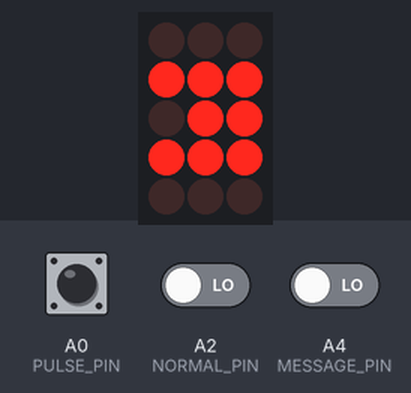
Bench run of a sketch on a simulated Arduino Uno, built with avr-gcc and run on an emulated ATmega328P. Parts: 3×5 LED matrix. Wiring (inferred from the names in the program): LED matrix (orientation assumed): rows pin 11, pin 10, pin 9, pin 8, pin 7; columns pin 4, pin 5, pin 6. Inputs (shaded band) come from the test bench; at power-on: A2 (NORMAL_PIN) LOW, A0 (PULSE_PIN) LOW, A4 (MESSAGE_PIN) LOW.

Above: at 1.2 s.
At 7.4 s:
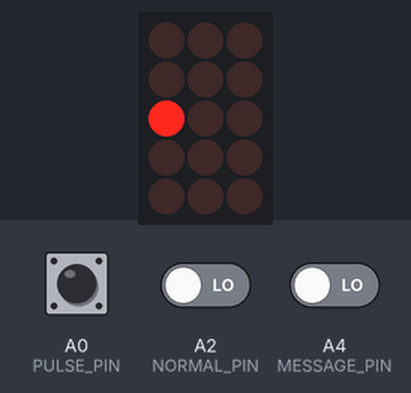
7.5 s: A2 (NORMAL_PIN) driven HIGH
At 11.2 s:
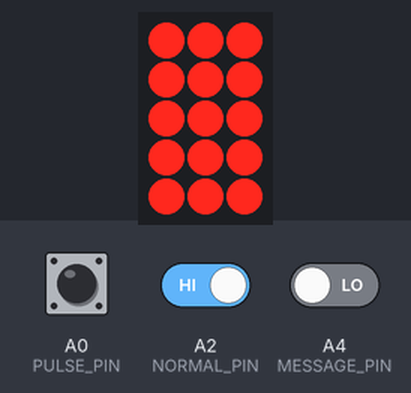
11.7 s: A0 (PULSE_PIN) pulled HIGH for 3 s
At 12.1 s:
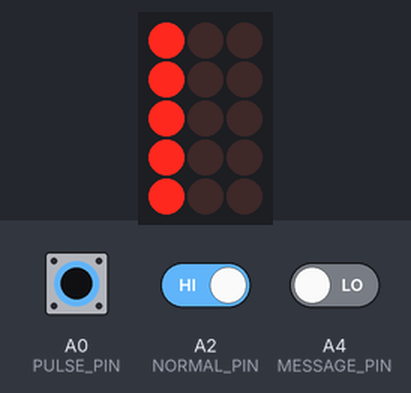
16.2 s: A2 (NORMAL_PIN) driven LOW and A4 (MESSAGE_PIN) driven HIGH
At 18.2 s:
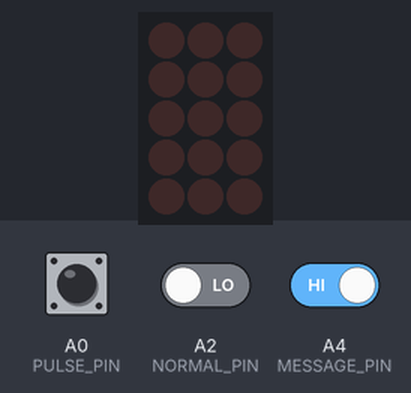
Timing chart, 0 to 19.7 s (numbered marks = the images above; inputs shaded):
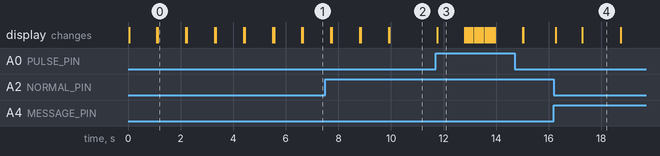

The sketch:

nessa_heart_lamp.ino
```cpp
// grid display
const int rows[5]  = { 11, 10, 9, 8, 7 };
const int cols[5]  = { 2, 6, 4, 5, 3 };

// mode of operation. changes on button press
enum mode_t {
  pulse,
  normal,
  message
};
mode_t mode = pulse;

// buttons to change mode
const int PULSE_PIN   = A0;
const int NORMAL_PIN  = A2;
const int MESSAGE_PIN = A4;

void setup()
{
  // grid
  for (int i = 0; i < 5; ++i)
  {
    pinMode(rows[i], OUTPUT);
    pinMode(cols[i], OUTPUT);
  }

  // modes
  pinMode(PULSE_PIN, INPUT);
  pinMode(NORMAL_PIN, INPUT);
  pinMode(MESSAGE_PIN, INPUT);
}

void loop()
{
  readSensors();
  refreshLEDs();
}

void readSensors()
{
  // read buttons to update mode
  if (digitalRead(PULSE_PIN)) { mode = pulse; }
  else if (digitalRead(NORMAL_PIN)) { mode = normal; }
  else if (digitalRead(MESSAGE_PIN)) { mode = message; }
}

void refreshLEDs()
{
  if (mode == pulse) { pulseLEDs(); }
  else if (mode == normal) { normalLEDs(); }
  else if (mode == message) { messageLEDs(); }

}

void pulseLEDs()
{
  // pulse from origin (LED #12)
  int ring1[1] = {12};
  lightLEDs(ring1, 1);
  delay(100);

  int ring2[8] = {6, 7, 8, 11, 13, 16, 17, 18};
  lightLEDs(ring2, 8);
  delay(100);

  int ring3[16] = {0, 1, 2, 3, 4, 5, 9, 10, 14, 15, 19, 20, 21, 22, 23, 24};
  lightLEDs(ring3, 16);
  delay(100);
}

void normalLEDs()
{
  // turn on all lights
  for (int r = 0; r < 5; r++)
  {
    digitalWrite(rows[r], HIGH);
  }

  for (int c = 0; c < 5; c++)
  {
    digitalWrite(cols[c], LOW);
  }
}

void messageLEDs()
{
  // '~' = smiley face
  String msg = "I LOVE YOU~";
  for (int i = 0; i < msg.length(); i++)
  {
    writeLetter(msg[i]);
    delay(250);
  }
}

// made for 5x5 grid numbered as
// 0  1  2  3  4
// 5  6  7  8  9
// 10 11 12 13 14
// 15 16 17 18 19
// 20 21 22 23 24
void lightLEDs(int nums[], int len)
{

  // repeat to display letter for 1 sec
  for(int i = millis(); millis() - i < 1000;)
  {

    // light each individual LED in list
    for (int i = 0; i < len; i++)
    {
      int row = nums[i] / 5;
      int col = nums[i] % 5;

      digitalWrite(rows[row], HIGH);
      for (int j = 0; j < 5; j++)
      {
        // LOW for col we want, HIGH otherwise
        digitalWrite(cols[j], j != col);
      }
      delay(1);
      digitalWrite(rows[row], LOW);
      for (int j = 0; j < 5; j++)
      {
        // reset all cols
        digitalWrite(cols[j], HIGH);
      }
    }
  }
}

// made for 5x5 grid numbered as
// 0  1  2  3  4
// 5  6  7  8  9
// 10 11 12 13 14
// 15 16 17 18 19
// 20 21 22 23 24
void writeLetter(char letter)
{
    if (letter == 'I') {
      int i_lights[9] = {1, 2, 3, 7, 12, 17, 21, 22, 23};
      lightLEDs(i_lights, 9);
    }
    else if (letter == 'L') {
      int l_lights[7] = {1, 6, 11, 16, 21, 22, 23};
      lightLEDs(l_lights, 7);
    }
    else if (letter == 'O') {
      int o_lights[12] = {1, 2, 3, 6, 8, 11, 13, 16, 18, 21, 22, 23};
      lightLEDs(o_lights, 12);
    }
    else if (letter == 'V') {
      int v_lights[9] = {0, 4, 5, 9, 10, 14, 16, 18, 22};
      lightLEDs(v_lights, 9);
    }
    else if (letter == 'E') {
      int e_lights[11] = {1, 2, 3, 6, 11, 12, 13, 16, 21, 22, 23};
      lightLEDs(e_lights, 11);
    }
    else if (letter == 'Y') {
      int y_lights[7] = {0, 4, 6, 8, 12, 17, 22};
      lightLEDs(y_lights, 7);
    }
    else if (letter == 'U') {
      int u_lights[11] = {1, 3, 6, 8, 11, 13, 16, 18, 21, 22, 23};
      lightLEDs(u_lights, 11);
    }
    else if (letter == ' ') {
      int lights[0] = {};
      lightLEDs(lights, 0);
    }
    else if (letter == '~') {
      int smile_lights[7] = {6, 8, 15, 19, 21, 22, 23};
      lightLEDs(smile_lights, 7);
    }
}
```

Measured:
- after the input at 7.5 s, the display: first differs from a run without the input after 2.4 s (image 2)
- after the input at 11.7 s, the display: changes after 0.06 s (image 3)
- after the input at 16.2 s, the display: first changes after 0.06 s (image 4 shows a later state)
- what the display in image 0 shows lasts 1.1 s, from 1.1 s to 2.2 s
- what the display in image 3 shows lasts 1.0 s, from 11.8 s to 12.8 s
